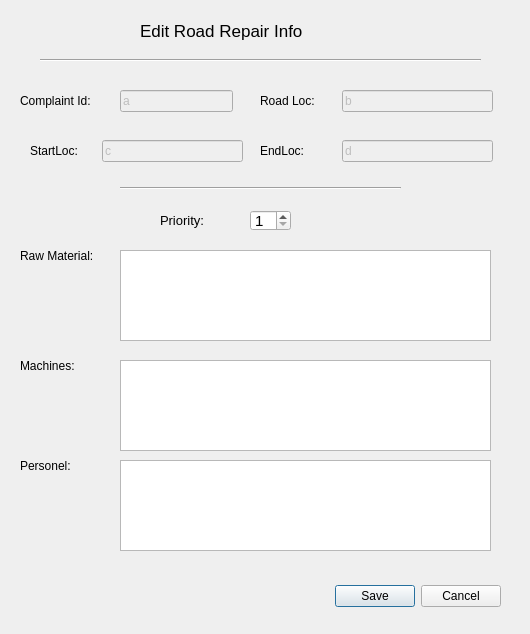
<?xml version="1.0" encoding="UTF-8"?>
<ui version="4.0">
 <class>EditInfo</class>
 <widget class="QDialog" name="EditInfo">
  <property name="geometry">
   <rect>
    <x>0</x>
    <y>0</y>
    <width>530</width>
    <height>634</height>
   </rect>
  </property>
  <property name="font">
   <font>
    <pointsize>9</pointsize>
   </font>
  </property>
  <property name="windowTitle">
   <string>Dialog</string>
  </property>
  <widget class="QDialogButtonBox" name="buttonBox">
   <property name="geometry">
    <rect>
     <x>270</x>
     <y>580</y>
     <width>231</width>
     <height>32</height>
    </rect>
   </property>
   <property name="orientation">
    <enum>Qt::Horizontal</enum>
   </property>
   <property name="standardButtons">
    <set>QDialogButtonBox::Cancel|QDialogButtonBox::Save</set>
   </property>
  </widget>
  <widget class="QLabel" name="label">
   <property name="geometry">
    <rect>
     <x>140</x>
     <y>10</y>
     <width>221</width>
     <height>41</height>
    </rect>
   </property>
   <property name="font">
    <font>
     <pointsize>13</pointsize>
    </font>
   </property>
   <property name="text">
    <string>Edit Road Repair Info</string>
   </property>
  </widget>
  <widget class="Line" name="line">
   <property name="geometry">
    <rect>
     <x>40</x>
     <y>50</y>
     <width>441</width>
     <height>20</height>
    </rect>
   </property>
   <property name="orientation">
    <enum>Qt::Horizontal</enum>
   </property>
  </widget>
  <widget class="QLabel" name="label_3">
   <property name="geometry">
    <rect>
     <x>20</x>
     <y>90</y>
     <width>91</width>
     <height>21</height>
    </rect>
   </property>
   <property name="text">
    <string>Complaint Id:</string>
   </property>
  </widget>
  <widget class="QLineEdit" name="idInput">
   <property name="enabled">
    <bool>false</bool>
   </property>
   <property name="geometry">
    <rect>
     <x>120</x>
     <y>90</y>
     <width>113</width>
     <height>22</height>
    </rect>
   </property>
   <property name="text">
    <string>a</string>
   </property>
  </widget>
  <widget class="QLabel" name="label_4">
   <property name="geometry">
    <rect>
     <x>260</x>
     <y>90</y>
     <width>71</width>
     <height>21</height>
    </rect>
   </property>
   <property name="text">
    <string>Road Loc:</string>
   </property>
  </widget>
  <widget class="QLineEdit" name="roadInput">
   <property name="enabled">
    <bool>false</bool>
   </property>
   <property name="geometry">
    <rect>
     <x>342</x>
     <y>90</y>
     <width>151</width>
     <height>22</height>
    </rect>
   </property>
   <property name="text">
    <string>b</string>
   </property>
  </widget>
  <widget class="QLabel" name="label_5">
   <property name="geometry">
    <rect>
     <x>30</x>
     <y>140</y>
     <width>91</width>
     <height>21</height>
    </rect>
   </property>
   <property name="text">
    <string>StartLoc:</string>
   </property>
  </widget>
  <widget class="QLineEdit" name="startInput">
   <property name="enabled">
    <bool>false</bool>
   </property>
   <property name="geometry">
    <rect>
     <x>102</x>
     <y>140</y>
     <width>141</width>
     <height>22</height>
    </rect>
   </property>
   <property name="text">
    <string>c</string>
   </property>
  </widget>
  <widget class="QLabel" name="label_6">
   <property name="geometry">
    <rect>
     <x>260</x>
     <y>140</y>
     <width>91</width>
     <height>21</height>
    </rect>
   </property>
   <property name="text">
    <string>EndLoc:</string>
   </property>
  </widget>
  <widget class="QLineEdit" name="endInput">
   <property name="enabled">
    <bool>false</bool>
   </property>
   <property name="geometry">
    <rect>
     <x>342</x>
     <y>140</y>
     <width>151</width>
     <height>22</height>
    </rect>
   </property>
   <property name="text">
    <string>d</string>
   </property>
  </widget>
  <widget class="Line" name="line_2">
   <property name="geometry">
    <rect>
     <x>120</x>
     <y>180</y>
     <width>281</width>
     <height>16</height>
    </rect>
   </property>
   <property name="orientation">
    <enum>Qt::Horizontal</enum>
   </property>
  </widget>
  <widget class="QLabel" name="label_7">
   <property name="geometry">
    <rect>
     <x>160</x>
     <y>210</y>
     <width>91</width>
     <height>21</height>
    </rect>
   </property>
   <property name="font">
    <font>
     <pointsize>10</pointsize>
    </font>
   </property>
   <property name="text">
    <string>Priority:</string>
   </property>
  </widget>
  <widget class="QLabel" name="label_2">
   <property name="geometry">
    <rect>
     <x>20</x>
     <y>240</y>
     <width>91</width>
     <height>31</height>
    </rect>
   </property>
   <property name="text">
    <string>Raw Material:</string>
   </property>
  </widget>
  <widget class="QLabel" name="label_8">
   <property name="geometry">
    <rect>
     <x>20</x>
     <y>350</y>
     <width>91</width>
     <height>31</height>
    </rect>
   </property>
   <property name="text">
    <string>Machines:</string>
   </property>
  </widget>
  <widget class="QLabel" name="label_9">
   <property name="geometry">
    <rect>
     <x>20</x>
     <y>450</y>
     <width>91</width>
     <height>31</height>
    </rect>
   </property>
   <property name="text">
    <string>Personel:</string>
   </property>
  </widget>
  <widget class="QTextEdit" name="rawMaterialInput">
   <property name="geometry">
    <rect>
     <x>120</x>
     <y>250</y>
     <width>371</width>
     <height>91</height>
    </rect>
   </property>
  </widget>
  <widget class="QTextEdit" name="personelInput">
   <property name="geometry">
    <rect>
     <x>120</x>
     <y>460</y>
     <width>371</width>
     <height>91</height>
    </rect>
   </property>
  </widget>
  <widget class="QTextEdit" name="machinesInput">
   <property name="geometry">
    <rect>
     <x>120</x>
     <y>360</y>
     <width>371</width>
     <height>91</height>
    </rect>
   </property>
  </widget>
  <widget class="QSpinBox" name="spinBox">
   <property name="geometry">
    <rect>
     <x>250</x>
     <y>210</y>
     <width>41</width>
     <height>21</height>
    </rect>
   </property>
   <property name="font">
    <font>
     <pointsize>11</pointsize>
    </font>
   </property>
   <property name="minimum">
    <number>1</number>
   </property>
   <property name="maximum">
    <number>5</number>
   </property>
  </widget>
 </widget>
 <resources/>
 <connections>
  <connection>
   <sender>buttonBox</sender>
   <signal>accepted()</signal>
   <receiver>EditInfo</receiver>
   <slot>accept()</slot>
   <hints>
    <hint type="sourcelabel">
     <x>248</x>
     <y>254</y>
    </hint>
    <hint type="destinationlabel">
     <x>157</x>
     <y>274</y>
    </hint>
   </hints>
  </connection>
  <connection>
   <sender>buttonBox</sender>
   <signal>rejected()</signal>
   <receiver>EditInfo</receiver>
   <slot>reject()</slot>
   <hints>
    <hint type="sourcelabel">
     <x>316</x>
     <y>260</y>
    </hint>
    <hint type="destinationlabel">
     <x>286</x>
     <y>274</y>
    </hint>
   </hints>
  </connection>
 </connections>
</ui>
